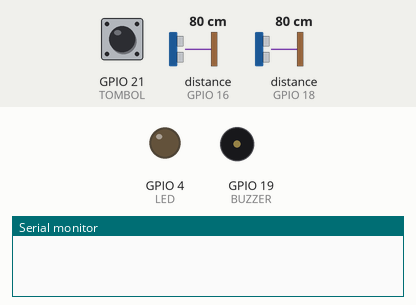
This sketch was run on a simulated ESP32. Parts: output pins drawn as LEDs (lit = HIGH), buzzer (waves = sounding), the last lines printed to the serial monitor. Dashed ring = blinking. Inputs (shaded band) come from the test bench; at power-on: GPIO 21 (TOMBOL) HIGH, distance to the obstacle (sensors on GPIO 16, GPIO 18) 80 cm. The echo pulse lasts 58.3 µs per cm; pins used as bus, display or sensor lines are not drawn.

Above: at 1.2 s.
1.3 s: GPIO 21 (TOMBOL) pulled LOW for 0.15 s
2.9 s: distance to the obstacle (sensor on GPIO 16) set to 35 cm
4.4 s: distance to the obstacle (sensor on GPIO 16) set to 27 cm
At 4.54 s:
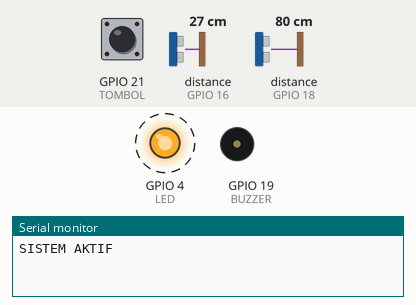
7.4 s: distance to the obstacle (sensor on GPIO 18) set to 13 cm
10.4 s: distance to the obstacle (sensor on GPIO 18) set to 10 cm
At 11.37 s:
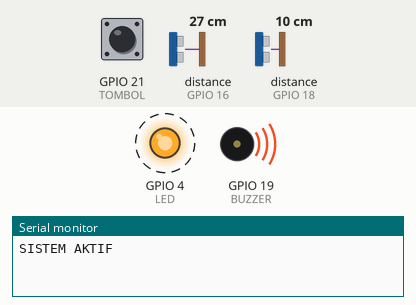
13.4 s: GPIO 21 (TOMBOL) pulled LOW for 1 s
At 13.41 s:
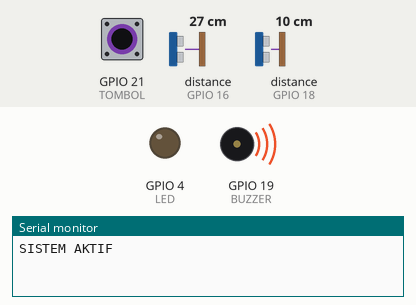
At 14.4 s:
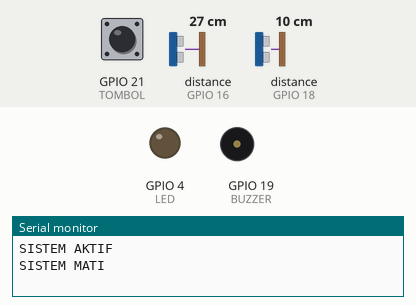
Timing chart, 0 to 16.4 s (numbered marks = the images above; inputs shaded):
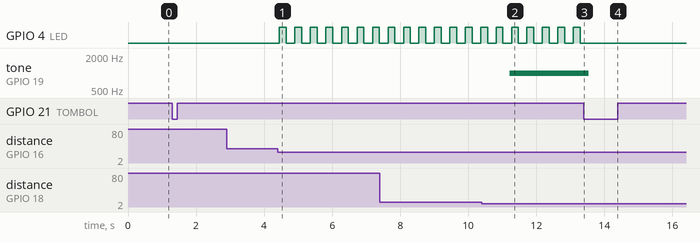

The sketch:

sketch.ino
```cpp
#define TRIG1 5
#define ECHO1 18

#define TRIG2 17
#define ECHO2 16

#define TOMBOL 21
#define LED 4
#define BUZZER 19

bool sistemAktif = false;
bool tombolSebelumnya = HIGH;

unsigned long waktuTekan = 0;

long bacaJarak(int trig, int echo) {
  digitalWrite(trig, LOW);
  delayMicroseconds(2);

  digitalWrite(trig, HIGH);
  delayMicroseconds(10);
  digitalWrite(trig, LOW);

  long durasi = pulseIn(echo, HIGH, 30000);

  if (durasi == 0) return 0;

  return durasi * 0.034 / 2;
}

void setup() {
  Serial.begin(115200);

  pinMode(TRIG1, OUTPUT);
  pinMode(ECHO1, INPUT);

  pinMode(TRIG2, OUTPUT);
  pinMode(ECHO2, INPUT);

  pinMode(TOMBOL, INPUT_PULLUP);
  pinMode(LED, OUTPUT);
  pinMode(BUZZER, OUTPUT);
}

void loop() {
  bool tombolSekarang = digitalRead(TOMBOL);

  if (tombolSebelumnya == HIGH &&
      tombolSekarang == LOW &&
      millis() - waktuTekan > 250) {

    sistemAktif = !sistemAktif;
    waktuTekan = millis();

    Serial.println(sistemAktif ? "SISTEM AKTIF" : "SISTEM MATI");
  }

  tombolSebelumnya = tombolSekarang;

  if (sistemAktif) {
    long jarak1 = bacaJarak(TRIG1, ECHO1);
    long jarak2 = bacaJarak(TRIG2, ECHO2);

    bool dekat =
      (jarak1 > 0 && jarak1 <= 30) ||
      (jarak2 > 0 && jarak2 <= 30);

    bool sangatDekat =
      (jarak1 > 0 && jarak1 <= 10) ||
      (jarak2 > 0 && jarak2 <= 10);

    if (dekat) {
      digitalWrite(LED, HIGH);
      delay(200);
      digitalWrite(LED, LOW);
      delay(200);
    } else {
      digitalWrite(LED, LOW);
    }

    if (sangatDekat) {
      tone(BUZZER, 1000);
    } else {
      noTone(BUZZER);
    }
  } else {
    digitalWrite(LED, LOW);
    noTone(BUZZER);
  }

  delay(50);
}
```

Measured:
- the behaviour switches between 32 and 31 cm on distance to the obstacle (sensor on GPIO 16) (found by bisection; images 0 and 1)
- the behaviour switches between 12 and 11 cm on distance to the obstacle (sensor on GPIO 18) (found by bisection; images 1 and 2)
- after the input at 2.9 s, every drawn part: stays the same
- after the input at 4.4 s, GPIO 4 (LED): alternates HIGH for 0.20 s and LOW for 0.26 s, starting after 0.05 s
- after the input at 10.4 s, tone on GPIO 19 (BUZZER): silent → 1000 Hz after 0.82 s
- after the input at 13.4 s, GPIO 4 (LED): stops changing and stays LOW; tone on GPIO 19 (BUZZER): 1000 Hz → silent after 0.14 s
